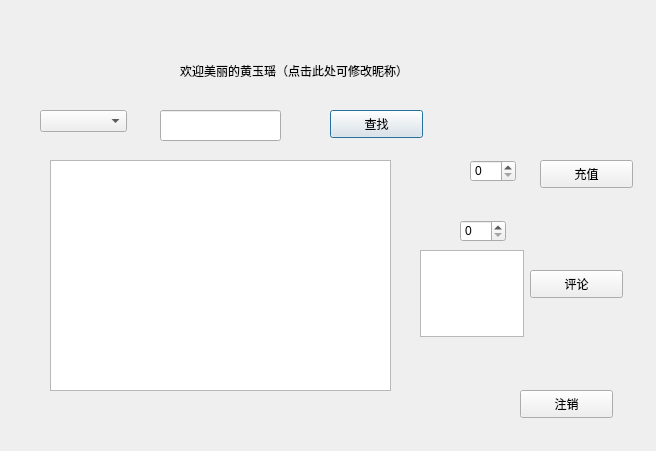
<?xml version="1.0" encoding="UTF-8"?>
<ui version="4.0">
 <class>User</class>
 <widget class="QDialog" name="User">
  <property name="geometry">
   <rect>
    <x>0</x>
    <y>0</y>
    <width>656</width>
    <height>451</height>
   </rect>
  </property>
  <property name="windowTitle">
   <string>Dialog</string>
  </property>
  <widget class="QPushButton" name="pushButton">
   <property name="geometry">
    <rect>
     <x>330</x>
     <y>110</y>
     <width>93</width>
     <height>28</height>
    </rect>
   </property>
   <property name="text">
    <string>查找</string>
   </property>
  </widget>
  <widget class="QLabel" name="label">
   <property name="geometry">
    <rect>
     <x>180</x>
     <y>50</y>
     <width>281</width>
     <height>41</height>
    </rect>
   </property>
   <property name="text">
    <string>欢迎美丽的黄玉瑶（点击此处可修改昵称）</string>
   </property>
  </widget>
  <widget class="QPushButton" name="pushButton_2">
   <property name="geometry">
    <rect>
     <x>520</x>
     <y>390</y>
     <width>93</width>
     <height>28</height>
    </rect>
   </property>
   <property name="text">
    <string>注销</string>
   </property>
  </widget>
  <widget class="QComboBox" name="comboBox">
   <property name="geometry">
    <rect>
     <x>40</x>
     <y>110</y>
     <width>87</width>
     <height>22</height>
    </rect>
   </property>
  </widget>
  <widget class="QTableView" name="tableView">
   <property name="geometry">
    <rect>
     <x>50</x>
     <y>160</y>
     <width>341</width>
     <height>231</height>
    </rect>
   </property>
  </widget>
  <widget class="QPushButton" name="pushButton_4">
   <property name="geometry">
    <rect>
     <x>530</x>
     <y>270</y>
     <width>93</width>
     <height>28</height>
    </rect>
   </property>
   <property name="text">
    <string>评论</string>
   </property>
  </widget>
  <widget class="QPushButton" name="pushButton_5">
   <property name="geometry">
    <rect>
     <x>540</x>
     <y>160</y>
     <width>93</width>
     <height>28</height>
    </rect>
   </property>
   <property name="text">
    <string>充值</string>
   </property>
  </widget>
  <widget class="QSpinBox" name="spinBox">
   <property name="geometry">
    <rect>
     <x>470</x>
     <y>160</y>
     <width>46</width>
     <height>22</height>
    </rect>
   </property>
  </widget>
  <widget class="QLineEdit" name="lineEdit">
   <property name="geometry">
    <rect>
     <x>160</x>
     <y>110</y>
     <width>121</width>
     <height>31</height>
    </rect>
   </property>
  </widget>
  <widget class="QTextEdit" name="textEdit">
   <property name="geometry">
    <rect>
     <x>420</x>
     <y>250</y>
     <width>104</width>
     <height>87</height>
    </rect>
   </property>
  </widget>
  <widget class="QSpinBox" name="spinBox_2">
   <property name="geometry">
    <rect>
     <x>460</x>
     <y>220</y>
     <width>46</width>
     <height>22</height>
    </rect>
   </property>
  </widget>
 </widget>
 <resources/>
 <connections/>
</ui>
